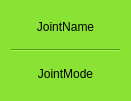
<?xml version="1.0" encoding="UTF-8"?>
<ui version="4.0">
 <class>jointItemTree</class>
 <widget class="QWidget" name="jointItemTree">
  <property name="geometry">
   <rect>
    <x>0</x>
    <y>0</y>
    <width>131</width>
    <height>101</height>
   </rect>
  </property>
  <property name="sizePolicy">
   <sizepolicy hsizetype="MinimumExpanding" vsizetype="MinimumExpanding">
    <horstretch>0</horstretch>
    <verstretch>0</verstretch>
   </sizepolicy>
  </property>
  <property name="windowTitle">
   <string>Form</string>
  </property>
  <property name="autoFillBackground">
   <bool>true</bool>
  </property>
  <property name="styleSheet">
   <string notr="true">background-color: rgb(138, 226, 52);
color: rgb(0, 0, 0);</string>
  </property>
  <layout class="QVBoxLayout" name="verticalLayout_2">
   <item>
    <widget class="QLabel" name="jointName">
     <property name="sizePolicy">
      <sizepolicy hsizetype="MinimumExpanding" vsizetype="MinimumExpanding">
       <horstretch>0</horstretch>
       <verstretch>0</verstretch>
      </sizepolicy>
     </property>
     <property name="autoFillBackground">
      <bool>true</bool>
     </property>
     <property name="text">
      <string>JointName</string>
     </property>
     <property name="alignment">
      <set>Qt::AlignCenter</set>
     </property>
    </widget>
   </item>
   <item>
    <widget class="Line" name="line">
     <property name="orientation">
      <enum>Qt::Horizontal</enum>
     </property>
    </widget>
   </item>
   <item>
    <widget class="QLabel" name="jointMode">
     <property name="sizePolicy">
      <sizepolicy hsizetype="MinimumExpanding" vsizetype="MinimumExpanding">
       <horstretch>0</horstretch>
       <verstretch>0</verstretch>
      </sizepolicy>
     </property>
     <property name="autoFillBackground">
      <bool>true</bool>
     </property>
     <property name="text">
      <string>JointMode</string>
     </property>
     <property name="alignment">
      <set>Qt::AlignCenter</set>
     </property>
     <property name="margin">
      <number>10</number>
     </property>
     <property name="textInteractionFlags">
      <set>Qt::NoTextInteraction</set>
     </property>
    </widget>
   </item>
  </layout>
 </widget>
 <resources/>
 <connections/>
</ui>
